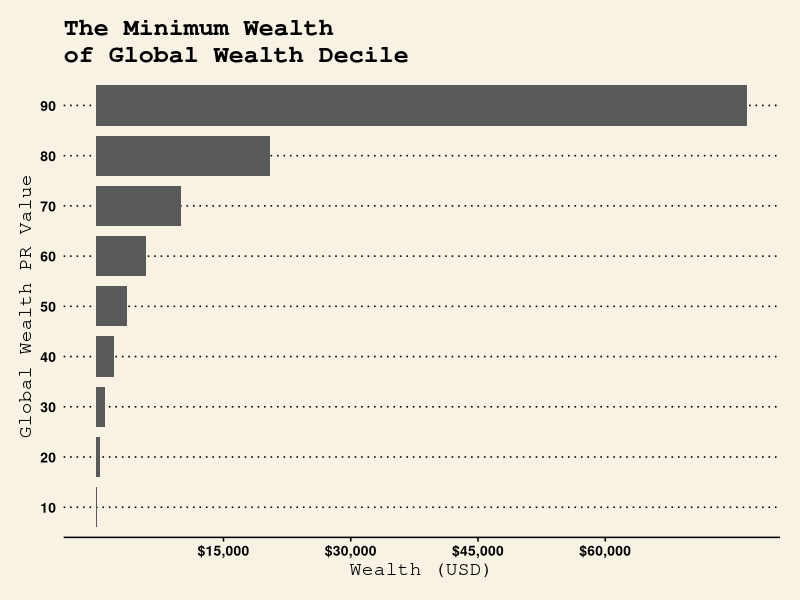
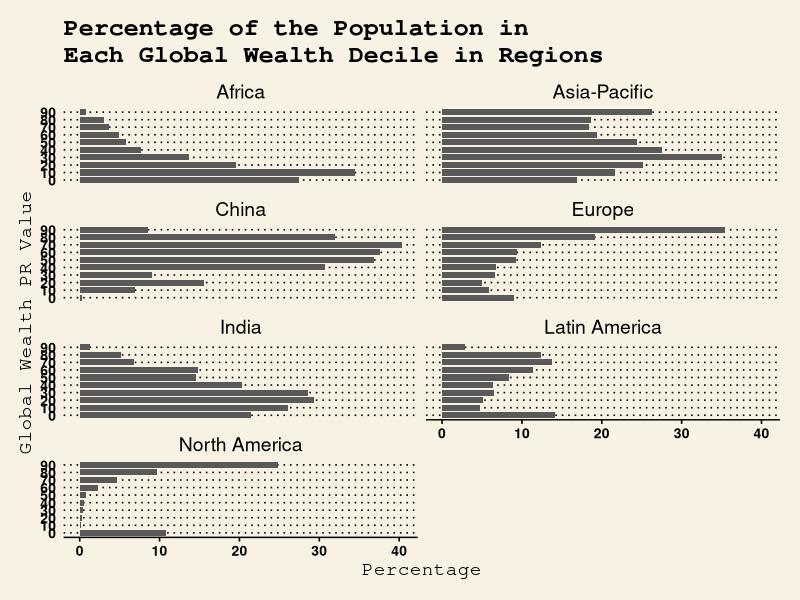
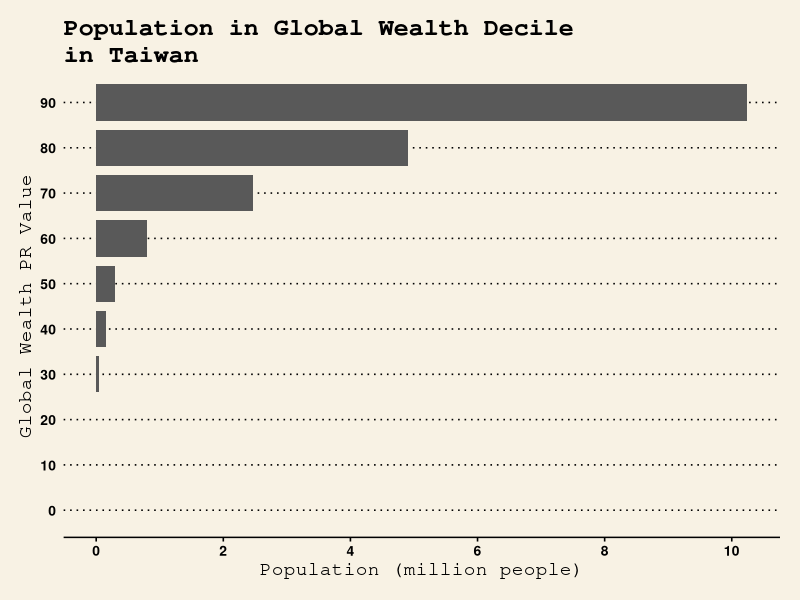

Write the R code that produced these figures, in order.
library("tidyverse")
library("ggthemes")
library("svglite")
library("scales")

min_wealth_decile <- c(90, 466, 1083, 2152, 3582, 5855, 9941, 20536, 76754)

decile_str <- c("10", "20", "30", "40", "50", "60", "70", "80", "90")

min_wealth_df <- data.frame(decile_str, min_wealth_decile)
names(min_wealth_df) <- c("decile", "USD")

g1 <- ggplot(min_wealth_df, aes(decile, USD)) +
  geom_col(width = 0.8) + 
  scale_y_continuous(name="Wealth (USD)"
                     , breaks = c(15000, 30000, 45000, 60000)
                     , labels = scales::dollar) +
  scale_x_discrete(name="Global Wealth PR Value") +
  coord_flip() +
  theme_wsj(base_size = 12) +
  scale_colour_wsj("colors6") + 
  theme(text = element_text(size=12), 
        title = element_text(size=15),
        legend.title = element_text(size=13), 
        axis.title = element_text(size=14),
        axis.line.x = element_line(size=0.5, color = "black"), 
        axis.text.x = element_text(size=10), 
        axis.text.y = element_text(size=10)) + 
  ggtitle("The Minimum Wealth\nof Global Wealth Decile")
g1

decile_str2 <- c("0", "10", "20", "30", "40", "50", "60", "70", "80", "90")
decile_pop_by_region <- read_csv("wd_decile_2017_en.csv") %>%
  mutate(decile=as.character(decile))
decile_pop_by_region_long <- gather(decile_pop_by_region, key="region", value="percentage", -decile)

g2 <- ggplot(decile_pop_by_region_long, aes(decile, percentage)) +
  geom_col(width = 0.8) + 
  facet_wrap(~ region, nrow = 4) +
  scale_y_continuous(name="Percentage") +
  scale_x_discrete(name="Global Wealth PR Value") +
  coord_flip() +
  theme_wsj(base_size = 12) +
  scale_colour_wsj("colors6") + 
  theme(text = element_text(size=12), 
        title = element_text(size=15),
        strip.text = element_text(size=14),
        legend.title = element_text(size=13), 
        axis.title = element_text(size=14),
        axis.line.x = element_line(size=0.5, color = "black"), 
        axis.text.x = element_text(size=10), 
        axis.text.y = element_text(size=10)) + 
  ggtitle("Percentage of the Population in\nEach Global Wealth Decile in Regions")
g2

tw_decile_pop <- c(0, 0, 0, 0.01, 0.03, 0.06, 0.16, 0.5, 0.99, 2.07)
tw_decile <- data.frame(decile_str2, tw_decile_pop)
names(tw_decile) <- c("decile", "percentage")
tw_decile <- mutate(tw_decile, population = percentage*495/100)

g3 <- ggplot(tw_decile, aes(decile, population)) +
  geom_col(width = 0.8) + 
  scale_y_continuous(name="Population (million people)", breaks=c(0,2,4,6,8,10)) +
  scale_x_discrete(name="Global Wealth PR Value") +
  coord_flip() +
  theme_wsj(base_size = 12) +
  scale_colour_wsj("colors6") + 
  theme(text = element_text(size=12), 
        title = element_text(size=15),
        legend.title = element_text(size=13), 
        axis.title = element_text(size=14),
        axis.line.x = element_line(size=0.5, color = "black"), 
        axis.text.x = element_text(size=10), 
        axis.text.y = element_text(size=10)) + 
  ggtitle("Population in Global Wealth Decile\nin Taiwan")
g3
